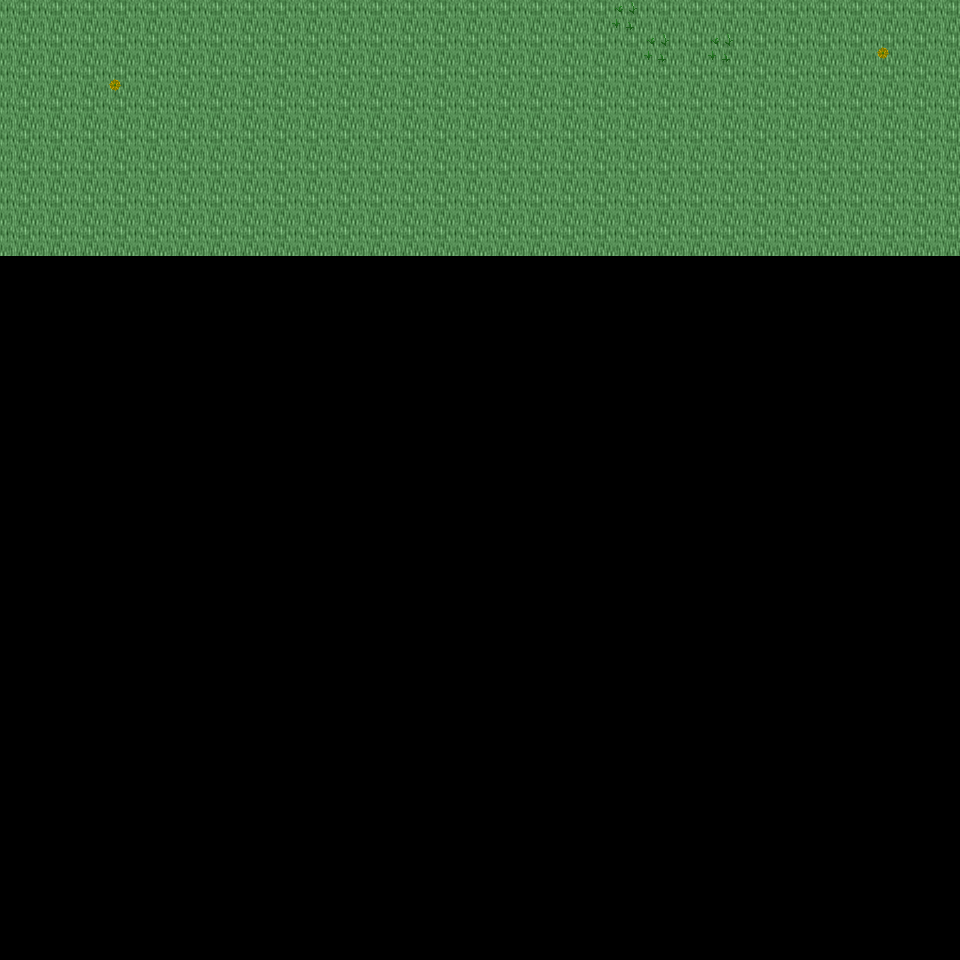

This game map was drawn from its Tiled (.tmx) file and the tilesets committed beside it. A one-line description and the trimmed map source follow:
An orthogonal 30x30 tile map with 32x32 px tiles, 6 tile layers (Ground, Object, Object2, Above, ...), 28 tilesets and 2 objects (2x mapExit).

<map version="1.0" orientation="orthogonal" renderorder="right-down" width="30" height="30" tilewidth="32" tileheight="32" nextobjectid="3">
  <tileset firstgid="1" name="tileset_ground_ground" tilewidth="32" tileheight="32" tilecount="33" columns="3">
    <image source="../drawable/tileset_ground_ground.png" width="96" height="352" />
  </tileset>
  <tileset firstgid="34" name="tileset_ground_water_pool" tilewidth="32" tileheight="32" tilecount="72" columns="3">
    <image source="../drawable/tileset_ground_water_pool.png" width="96" height="768" />
  </tileset>
  <tileset firstgid="106" name="tileset_plant_flower_daisy_red" tilewidth="32" tileheight="32" tilecount="8" columns="2">
    <image source="../drawable/tileset_plant_flower_daisy_red.png" width="64" height="128" />
  </tileset>
  <tileset firstgid="114" name="tileset_plant_flower_daisy_white" tilewidth="32" tileheight="32" tilecount="8" columns="2">
    <image source="../drawable/tileset_plant_flower_daisy_white.png" width="64" height="128" />
  </tileset>
  <tileset firstgid="122" name="tileset_plant_flower_daisy_yellow" tilewidth="32" tileheight="32" tilecount="8" columns="2">
    <image source="../drawable/tileset_plant_flower_daisy_yellow.png" width="64" height="128" />
  </tileset>
  <tileset firstgid="130" name="tileset_plant_flower_daisy_blue" tilewidth="32" tileheight="32" tilecount="8" columns="2">
    <image source="../drawable/tileset_plant_flower_daisy_blue.png" width="64" height="128" />
  </tileset>
  <tileset firstgid="138" name="tileset_plant_grasses" tilewidth="32" tileheight="32" tilecount="6" columns="3">
    <image source="../drawable/tileset_plant_grasses.png" width="96" height="64" />
  </tileset>
  <tileset firstgid="144" name="tileset_plant_tree_tree_darkgreen" tilewidth="32" tileheight="32" tilecount="88" columns="8">
    <image source="../drawable/tileset_plant_tree_tree_darkgreen.png" width="256" height="352" />
  </tileset>
  <tileset firstgid="232" name="tileset_ground_grass_edges" tilewidth="32" tileheight="32" tilecount="36" columns="12">
    <image source="../drawable/tileset_ground_grass_edges.png" width="384" height="96" />
  </tileset>
  <tileset firstgid="268" name="tileset_ground_grass_corners" tilewidth="32" tileheight="32" tilecount="24" columns="6">
    <image source="../drawable/tileset_ground_grass_corners.png" width="192" height="128" />
  </tileset>
  <tileset firstgid="292" name="tileset_furniture_table_long_side_on_pale" tilewidth="32" tileheight="32" tilecount="3" columns="3">
    <image source="../drawable/tileset_furniture_table_long_side_on_pale.png" width="96" height="32" />
  </tileset>
  <tileset firstgid="295" name="tileset_plant_stump_stump_brown" tilewidth="32" tileheight="32" tilecount="4" columns="2">
    <image source="../drawable/tileset_plant_stump_stump_brown.png" width="64" height="64" />
  </tileset>
  <tileset firstgid="299" name="tileset_item_sign_large" tilewidth="32" tileheight="32" tilecount="15" columns="5">
    <image source="../drawable/tileset_item_sign_large.png" width="160" height="96" />
  </tileset>
  <tileset firstgid="314" name="tileset_plant_stump_small_stump" tilewidth="32" tileheight="32" tilecount="4" columns="2">
    <image source="../drawable/tileset_plant_stump_small_stump.png" width="64" height="64" />
  </tileset>
  <tileset firstgid="318" name="tileset_building_wall_bricked_edges" tilewidth="32" tileheight="32" tilecount="25" columns="5">
    <image source="../drawable/tileset_building_wall_bricked_edges.png" width="160" height="160" />
  </tileset>
  <tileset firstgid="343" name="tileset_logic_creature_orc" tilewidth="32" tileheight="32" tilecount="6" columns="6">
    <image source="../drawable/tileset_logic_creature_orc.png" width="192" height="32" />
  </tileset>
  <tileset firstgid="349" name="tileset_logic_creature_animal" tilewidth="32" tileheight="32" tilecount="32" columns="8">
    <image source="../drawable/tileset_logic_creature_animal.png" width="256" height="128" />
  </tileset>
  <tileset firstgid="381" name="tileset_logic_item_resources" tilewidth="32" tileheight="32" tilecount="6" columns="6">
    <image source="../drawable/tileset_logic_item_resources.png" width="192" height="32" />
  </tileset>
  <tileset firstgid="387" name="tileset_logic_creature_golem" tilewidth="32" tileheight="32" tilecount="4" columns="4">
    <image source="../drawable/tileset_logic_creature_golem.png" width="128" height="32" />
  </tileset>
  <tileset firstgid="391" name="tileset_logic_collision" tilewidth="32" tileheight="32" tilecount="1" columns="1">
    <image source="../drawable/tileset_logic_collision.png" width="32" height="32" />
  </tileset>
  <tileset firstgid="392" name="tileset_object_boat" tilewidth="32" tileheight="32" tilecount="42" columns="6">
    <image source="../drawable/tileset_object_boat.png" width="192" height="224" />
  </tileset>
  <tileset firstgid="434" name="tileset_furniture_table_long_front_on_pale" tilewidth="32" tileheight="32" tilecount="3" columns="1">
    <image source="../drawable/tileset_furniture_table_long_front_on_pale.png" width="32" height="96" />
  </tileset>
  <tileset firstgid="437" name="tileset_ground_green_paving" tilewidth="32" tileheight="32" tilecount="18" columns="3">
    <image source="../drawable/tileset_ground_green_paving.png" width="96" height="192" />
  </tileset>
  <tileset firstgid="455" name="tileset_logic_protection" tilewidth="32" tileheight="32" tilecount="2" columns="2">
    <image source="../drawable/tileset_logic_protection.png" width="64" height="32" />
  </tileset>
  <tileset firstgid="457" name="tileset_furniture_bed_double_peach" tilewidth="32" tileheight="32" tilecount="8" columns="2">
    <image source="../drawable/tileset_furniture_bed_double_peach.png" width="64" height="128" />
  </tileset>
  <tileset firstgid="465" name="tileset_furniture_bed_double_red" tilewidth="32" tileheight="32" tilecount="8" columns="2">
    <image source="../drawable/tileset_furniture_bed_double_red.png" width="64" height="128" />
  </tileset>
  <tileset firstgid="473" name="tileset_logic_creature_undead_skeleton" tilewidth="32" tileheight="32" tilecount="6" columns="6">
    <image source="../drawable/tileset_logic_creature_undead_skeleton.png" width="192" height="32" />
  </tileset>
  <tileset firstgid="479" name="tileset_logic_creature_undead_specter" tilewidth="32" tileheight="32" tilecount="6" columns="6">
    <image source="../drawable/tileset_logic_creature_undead_specter.png" width="192" height="32" />
  </tileset>
  <layer name="Ground" width="30" height="30">
    <data>[900 cells, 240 non-empty, 1 distinct tile ids]</data>
  </layer>
  <layer name="Object" width="30" height="30">
    <data>[900 cells, 5 non-empty, 2 distinct tile ids]</data>
  </layer>
  <layer name="Object2" width="30" height="30">
    <data>[900 cells, 0 non-empty, 0 distinct tile ids]</data>
  </layer>
  <layer name="Above" width="30" height="30">
    <data>[900 cells, 0 non-empty, 0 distinct tile ids]</data>
  </layer>
  <layer name="Above2" width="30" height="30">
    <data>[900 cells, 0 non-empty, 0 distinct tile ids]</data>
  </layer>
  <layer name="Walkable" width="30" height="30">
    <data>[900 cells, 0 non-empty, 0 distinct tile ids]</data>
  </layer>
  <objectgroup name="MapEvents">
    <object id="1" name="north" type="mapExit" x="0" y="0" width="960" height="32">
      <properties>
        <property name="map" value="level_0_x204_y79" />
        <property name="x" value="0" />
        <property name="y" value="28" />
      </properties>
    </object>
    <object id="2" name="east" type="mapExit" x="928" y="0" width="32" height="960">
      <properties>
        <property name="map" value="level_0_x205_y80" />
        <property name="x" value="1" />
        <property name="y" value="0" />
      </properties>
    </object>
  </objectgroup>
</map>
